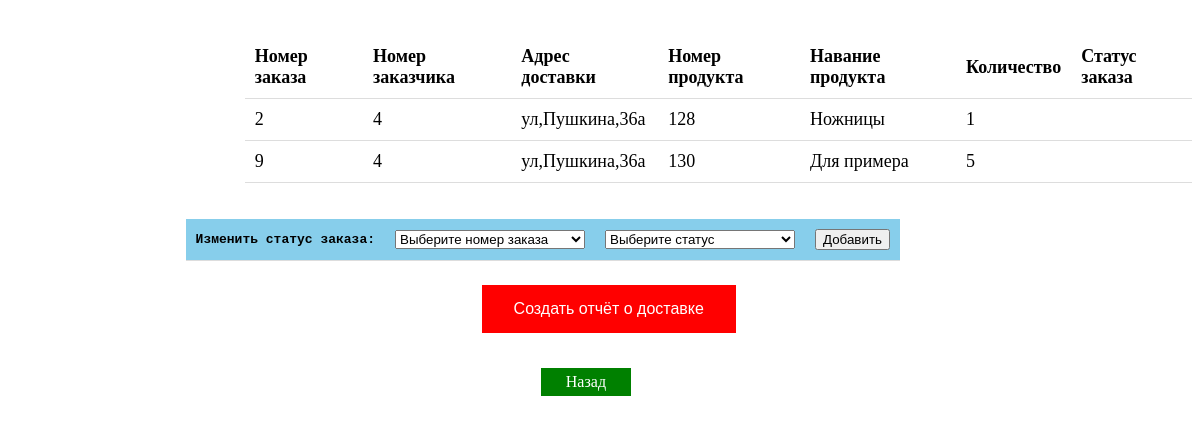
The page /Site/view/employee/order.php on the database its author committed.
### tables this page shows
CREATE TABLE `product_order` (
  `id_order` int(11) NOT NULL,
  `id_customer` int(11) NOT NULL,
  `ShippingAddress` varchar(191) NOT NULL,
  `id_product` int(11) NOT NULL,
  `product_name` varchar(60) NOT NULL,
  `amount` int(11) NOT NULL,
  `id_employee` int(11) NOT NULL DEFAULT 2,
  `status` varchar(30) DEFAULT NULL
);

### Site/view/employee/order.php (the view, shortened to what this page needs)
<?php
		$host = 'localhost';
		$user = 'root';
		$password = '';
		$db_name = 'enterprise_products';
		$link = mysqli_connect($host, $user, $password, $db_name);
?>
<table style ="font-size:18px">
	<tr>
		<th>Номер заказа</th>
		<th>Номер заказчика</th>
		<th>Адрес доставки</th>
		<th>Номер продукта</th>
		<th>Навание продукта</th>
		<th>Количество</th>
		<th>Статус заказа</th>
	</tr>
<?php
		$query = "SELECT * FROM `product_order`";
		$result = mysqli_query($link, $query) or die(mysqli_error($link));
		for ($data = []; $row = mysqli_fetch_assoc($result); $data[] = $row);
		$result = '';
		foreach ($data as $elem) {
			$result .= '<tr>';
			$result .= '<td>' . $elem['id_order'] . '</td>';
			$result .= '<td>' . $elem['id_customer'] . '</td>';
			$result .= '<td>' . $elem['ShippingAddress'] . '</td>';
			$result .= '<td>' . $elem['id_product'] . '</td>';
			$result .= '<td>' . $elem['product_name'] . '</td>';
			$result .= '<td>' . $elem['amount'] . '</td>';
			$result .= '<td>' . $elem['status'] . '</td>';
			$result .= '</tr>';
		}
		echo $result;
	?>
</table>
<form action="order_skript.php" method="post">
<table  id="forma">
   <tr>
   <td><pre><b>Изменить статус заказа:</b></pre></td>
      <td>
          <select name="idOrder">
		 <option value="none" hidden="">Выберите номер заказа</option>
		</select>
      </td>
	  <td>
		 <select name="status">
		 <option value="none" hidden="">Выберите статус</option>
		</select>
      </td>
      <td>
         <button  type="submit" name="done"  >Добавить</button>
      </td>
   </tr>
</table>
</form>
<form id="forma1" action="get_reply.php" method="POST">
<button class="btn btn-success" name="_get_reply_order" type="submit">Создать отчёт о доставке</button>
</form>
<a href="employee.php">Назад</a>

### Site/view/employee/order.php (style rules this page uses)
select { width: 190px; hight: 50px; }
#forma { margin: 2% 5% 1% 15%; background-color: skyblue; }
table { margin: 2em 0 2em 20%; border-bottom: 1px solid #ddd; border-collapse: collapse; }
#forma1 { margin: 2% 5% 1% 40%; }
#forma1 button { background-color: red; border: none; color: white; padding: 15px 32px; text-align: center; text-decoration: none; display: inline-block; font-size: 16px; }
th, td { padding: 10px; text-align: left; border-bottom: 1px solid #ddd; }
a:link, a:visited { background-color: green; color: white; padding: 5px 25px; text-align: center; text-decoration: none; display: inline-block; margin:2% 0 0 45%; }

### rows shown on the page
product_order: id_order "2", id_customer "4", ShippingAddress "ул,Пушкина,36а", id_product "128", product_name "Ножницы", amount "1"
product_order: id_order "9", id_customer "4", ShippingAddress "ул,Пушкина,36а", id_product "130", product_name "Для примера", amount "5"
